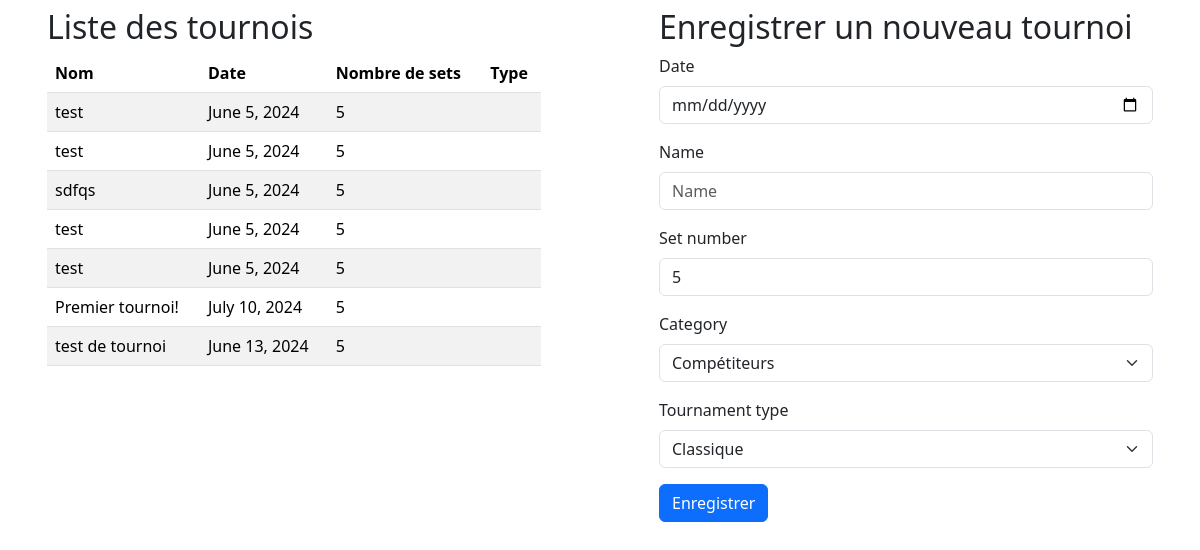
The page / on the database its author committed.
### tournament/models.py (models this page shows)
class Tournament(models.Model):
    date = models.DateField()
    name = models.CharField(max_length=100)
    set_number = models.IntegerField(default=5)
    category = models.CharField(max_length=100, choices=CATEGORIES, default="C")
    closed = models.BooleanField(default=False)
    tournament_type = models.CharField(max_length=100, choices=TOURNAMENT_TYPES, default="CLASSIC")

### tournament/views.py (the view, shortened to what this page needs)
# urls.py: path('', TournamentView.as_view(), name='tournaments'),
class TournamentView(TemplateView):
    template_name = "tournament/tournament_view.html"
    def get_context_data(self, **kwargs):
        context = super().get_context_data(**kwargs)
        context['tournaments'] = Tournament.objects.all()
        context['form'] = TournamentForm()
        return context

### tournament/views.py
class TournamentForm(forms.ModelForm):
    class Meta:
        model = Tournament
        fields = ['date', 'name', 'set_number', 'category', 'tournament_type']
        widgets = {
            'date': forms.DateInput(attrs={'type': 'date'}),
            'category': forms.Select(choices=[(k, v) for k, v in CATEGORIES]),
            'tournament_type': forms.Select(choices=[(k, v) for k, v in TOURNAMENT_TYPES])
        }

### templates/tournament/tournament_view.html (shortened to what this page needs)
{% extends "base/base.html" %}
{% load bootstrap5 %}
{% block content %}
    <div class="row d-flex justify-content-around">
        <div class="col-5 p-2">
            <h2>Liste des tournois</h2>
            <table class="table table-striped">
                <thead>
                <tr>
                    <th scope="col">Nom</th>
                    <th scope="col">Date</th>
                    <th scope="col">Nombre de sets</th>
                    <th scope="col">Type</th>
                </tr>
                </thead>
                <tbody>
                {% for tournament in tournaments %}
                    <tr onclick="window.location.href='{% url 'tournament_detail' tournament.pk %}'" style="cursor: pointer;">
                        <td>{{ tournament.name }}</td>
                        <td>{{ tournament.date }}</td>
                        <td>{{ tournament.set_number }}</td>
                        <td>{{ tournament.get_type_display }}</td>
                    </tr>
                {% endfor %}
                </tbody>
            </table>
        </div>
        <div class="col-5 p-2">
            <h2>Enregistrer un nouveau tournoi</h2>
            <form method="post">
                {% bootstrap_form form %}
                {% buttons %}
                    <button type="submit" class="btn btn-primary">
                        Enregistrer
                    </button>
                {% endbuttons %}
            </form>
        </div>
    </div>
{% endblock %}

### rows shown on the page
Tournament: name "test", date "June 5, 2024", set_number "5"
Tournament: name "test", date "June 5, 2024", set_number "5"
Tournament: name "sdfqs", date "June 5, 2024", set_number "5"
Tournament: name "test", date "June 5, 2024", set_number "5"
Tournament: name "test", date "June 5, 2024", set_number "5"
Tournament: name "Premier tournoi!", date "July 10, 2024", set_number "5"
Tournament: name "test de tournoi", date "June 13, 2024", set_number "5"
